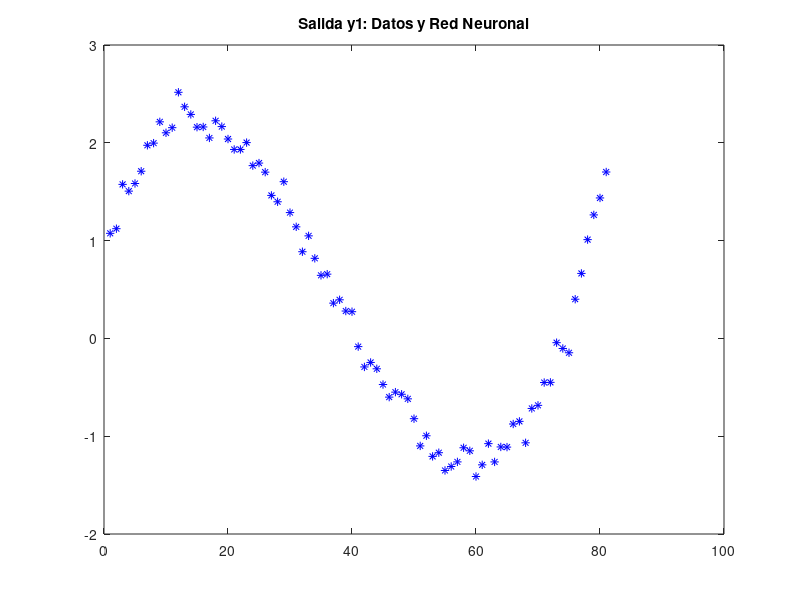
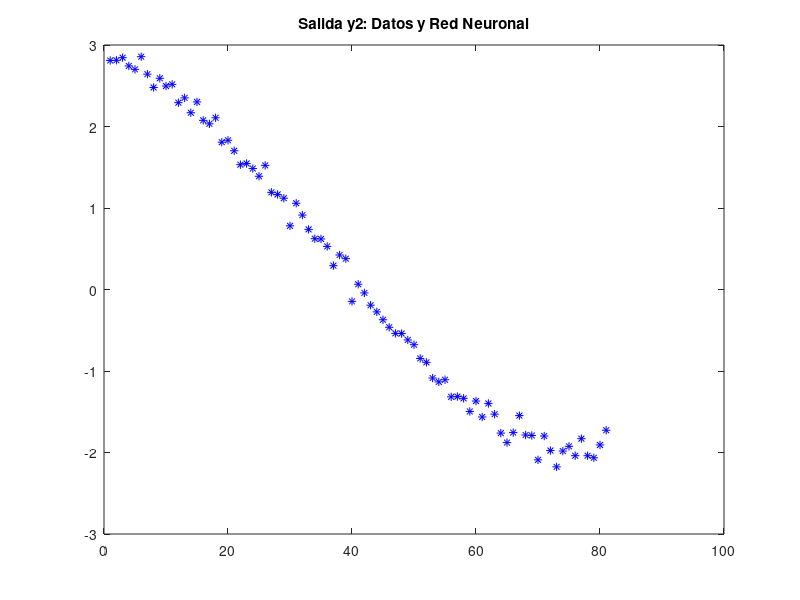
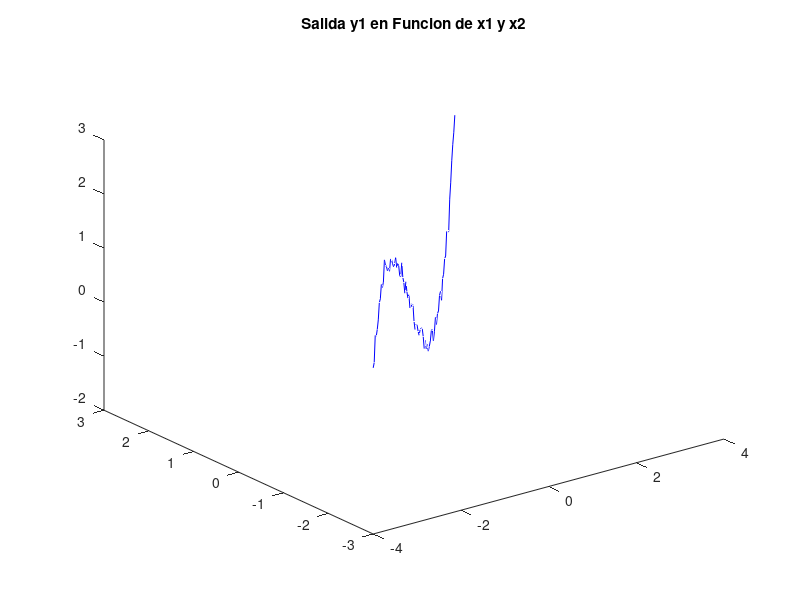
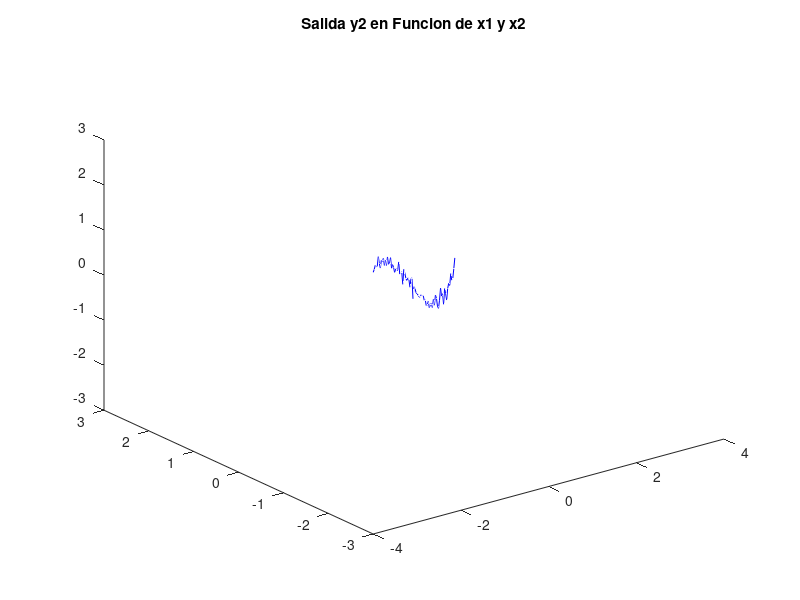

Write MATLAB code to recreate these figures, in order.
% DosEntradasDosSalidas_SoloPesos (original: NeuronDosEntradasDosSalidas.m)
% =========================================================================
% MLP feedforward 2-50-2 (mas neurona bias opcional) entrenado a mano con
% retropropagacion de errores (sin toolbox), en modo BATCH, con SALIDA
% VECTORIAL: dos entradas (x1, x2) y dos salidas deseadas (yb1, yb2), cada
% una un polinomio cubico cruzado de ambas entradas mas ruido. Solo se
% entrenan los pesos v y w; la pendiente de las sigmoideas queda fija en
% a = ones(nm,1) (comparar con DosEntradasDosSalidas_PendienteCentro, que
% ademas entrena la pendiente a y el centro c).
%
% Pipeline en cada epoca (iter):
%   1. Para cada patron k (sin actualizar pesos):
%      a. PROPAGACION   m = v'*in ; n = 2./(1+exp(-m./a)) - 1 ; out = w'*n
%      b. COSTO         JJ = JJ + 0.5*er'*er  (er es vector 2x1)
%      c. ACUMULACION   dJdw += n*er' ; dJdv += in*(dndm.*(w*er))'
%         (w*er retropropaga el error vectorial hacia la capa oculta)
%   2. ACTUALIZACION batch: w = w - eta*dJdw/N ; v = v - eta*dJdv/N
%
% Activacion: sigmoidea tipo 2 (bipolar) con pendiente fija a = 1,
% n = 2./(1+exp(-m./a)) - 1, derivada dndm = (1 - n.^2)/2; la gaussiana
% queda comentada, igual que la actualizacion por patron.
%
% El enunciado original pide probar:
%   (a) cantidad de neuronas en la capa intermedia nm
%   (b) valor inicial de los pesos v y w
%   (c) tipo de funcion de activacion (y su derivada)
%   (d) neurona bias
%
% Rarezas conservadas por fidelidad con el original (NO corregir):
% - No hay criterio de parada: siempre corre las 3000 epocas completas.
% - a = ones(nm,1) se usa en la sigmoidea (-m./a) pero nunca se entrena
%   aqui: es el gancho didactico hacia el script de pendiente/centro.
% - La variable "error" sombrea al builtin error(); se conserva el nombre.
% - La numeracion de figuras salta la 4 (1,2,3,5,6), como el original.
% - Arrays y, error, J crecen dinamicamente (sin preasignar), como el
%   original.
% - JJ solo en una linea: imprime el costo en cada epoca, como el original.

clear;
clc;
close all;

%% Datos de entrenamiento: dos cubicas cruzadas ruidosas
a3 = 0.5*2;                % coeficientes de los polinomios
a2 = 0.3*4;
a1 = -0.8*25;
a0 = -0*30;                % igual a 0 (se conserva el literal)

x1 = -4:0.1:4;
x1 = x1';
N = length(x1);
x2 = linspace(-3,3,N);
x2 = x2';
x = [ x1 x2 ];             % matriz de entradas N x 2

yb1 = a3*x1.^3 + a2*x1.^2 + a1*x2.^1 + a0;
yb1 = 1*0.075*yb1;
yb1 = yb1 + 0.1*randn(N,1);        % Salida deseada 1
yb2 = a3*x2.^3 + a2*x2.^2 + a1*x1.^1 + a0;
yb2 = 0.6*0.075*yb2;
yb2 = yb2 + 0.1*randn(N,1);        % Salida deseada 2
yb = [ yb1  yb2 ];         % matriz de salidas deseadas N x 2

%% Arquitectura de la red y parametros de entrenamiento
ne = 2;    % Numero de neuronas de entrada
nm = 50;   % Numero de neuronas intermedias
ns = 2;    % Numero de salidas

bias = input('Bias:  SI = 1 : ');
if(bias == 1)
    ne = ne + 1;
    x = [ x ones(N,1) ];
end

v = 0.25*randn(ne,nm);     % Valor inicial de coeficientes v (matricial)
w = 0.25*randn(nm,ns);     % Valor inicial de coeficientes w (matricial)
a = ones(nm,1);            % pendiente de las sigmoideas, FIJA en este script

eta = input('eta pesos [0.1]: ');

%% Entrenamiento batch (3000 epocas fijas, sin criterio de parada)
for iter = 1:3000
    JJ = 0;                        % costo acumulado de la epoca
    dJdw = 0;      dJdv = 0;       % acumuladores de gradiente
    for k = 1:N
        in = (x(k,:))';            % patron k como columna
        m = v'*in;                 % entrada neta de la capa oculta
        n = 2.0./(1+exp(-m./a)) - 1;     % Sigmoidea Tipo 2 (pendiente a fija)
        % n = exp(-m.^2);                % Gaussiana
        out = w'*n;                % salida lineal de la red (vector ns x 1)
        y(k,:) = out';
        er = out - (yb(k,:))';     % error vectorial del patron k
        error(k,:) = er';          % ("error" sombrea al builtin; se conserva)
        JJ = JJ + 0.5*er'*er;      % acumula el costo del patron
        dndm = (1 - n.*n)/2;             % Sigmoidea Tipo 2
        % dndm = -2.0*(n.*m);            % Gaussiana
        dJdw = dJdw + n*er';                 % acumula gradiente respecto a w
        dJdv  = dJdv + in * (dndm.*(w*er))'; % acumula gradiente respecto a v

        %  w = w - eta*dJdw;        % (actualizacion por patron, comentada)
        %  v = v - eta*dJdv;
    end
    w = w - eta*dJdw/N;            % actualizacion BATCH: una vez por epoca,
    v = v - eta*dJdv/N;            % con el gradiente promedio
    JJ                             % sin ; -> imprime el costo de la epoca
    J(iter,1) = JJ;
end

%% Graficas de resultados
figure(1);
plot(y(:,1),'-r');
hold on;
plot(yb(:,1),'*b');
title('Salida y1: Datos y Red Neuronal');
figure(2);
plot(y(:,2),'-r');
hold on;
plot(yb(:,2),'*b');
title('Salida y2: Datos y Red Neuronal');
figure(3);
plot(J);
title('Funcion de Costo J - Iteraciones');
figure(5);                 % la numeracion salta la 4, como el original
plot3(x1,x2,y(:,1),'-r',x1,x2,yb(:,1),'-b');
title('Salida y1 en Funcion de x1 y x2');
figure(6);
plot3(x1,x2,y(:,2),'-r',x1,x2,yb(:,2),'-b');
title('Salida y2 en Funcion de x1 y x2');
